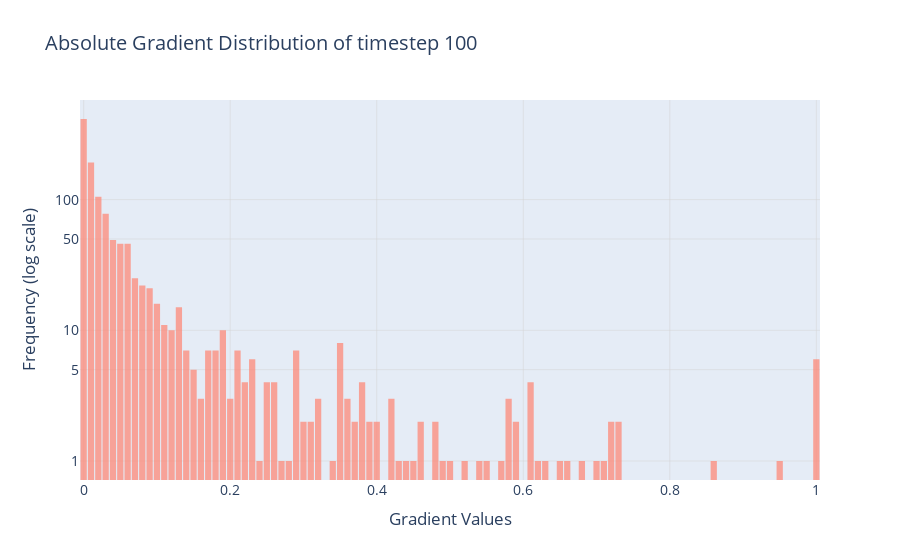

Source (notebook cell):
### Code cell
import pandas as pd
import plotly.express as px

# Read the first column only from the CSV file
df = pd.read_csv("Gradient dataframe.csv", usecols=[100])

# Take absolute values
df = df.abs()

# Filter out all zeros
df_filtered = df[df.iloc[:, 0] != 0]

# Create a histogram using Plotly Express
fig = px.histogram(
    df_filtered,
    x=df.columns[0],  # Use the column name as x-axis
    nbins=100,  # Number of bins
    opacity=0.7,  # Set opacity for transparency
    title='Absolute Gradient Distribution of timestep 100',  # Set title
    labels={'count': 'Frequency', df.columns[0]: 'Gradient Values'},  # Customize labels
    log_y=True ,
    color_discrete_sequence=['rgb(255, 132, 113)'] # Use log scale on y-axis
)

# Customize y-axis ticks and labels
fig.update_yaxes(
    tickvals=[1,5, 10, 50, 100, 1000, 10000],  # Specify the values for ticks
    ticktext=['1','5','10', '50', '100', '1000', '10000'],  # Specify the labels for ticks
)

# Customize layout
fig.update_layout(
    showlegend=False,  # Remove legend
    xaxis_title='Gradient Values',  # X-axis label
    yaxis_title='Frequency (log scale)',  # Y-axis label
    bargap=0.1,  # Set gap between bars
    bargroupgap=0.05,  # Set gap between groups of bars
    font=dict(size=14),  # Set font size
    xaxis=dict(showgrid=True, gridwidth=0.5, gridcolor='lightgrey'),  # Customize x-axis grid
    yaxis=dict(type='log', gridwidth=0.5, gridcolor='lightgrey')  # Customize y-axis with log scale
)

# Show the plot
fig.show()

### Figure 1 — Plotly figure (JSON) as saved in the notebook; plotly's stock layout.template omitted (floating-point values rounded to 4 significant figures; data arrays with more than 128 entries replaced by an {"elided": "..."} marker saying what was removed)
{"data": [{"alignmentgroup": "True", "bingroup": "x", "hovertemplate": "Gradient Values=%{x}<br>count=%{y}<extra></extra>", "legendgroup": "", "marker": {"color": "rgb(255, 132, 113)", "opacity": 0.7, "pattern": {"shape": ""}}, "name": "", "nbinsx": 100, "offsetgroup": "", "orientation": "v", "showlegend": false, "type": "histogram", "x": {"elided": "1200 float values"}, "xaxis": "x", "yaxis": "y"}], "layout": {"bargap": 0.1, "bargroupgap": 0.05, "barmode": "relative", "font": {"size": 14}, "legend": {"tracegroupgap": 0}, "showlegend": false, "title": {"text": "Absolute Gradient Distribution of timestep 100"}, "xaxis": {"anchor": "y", "domain": [0, 1], "gridcolor": "lightgrey", "gridwidth": 0.5, "showgrid": true, "title": {"text": "Gradient Values"}}, "yaxis": {"anchor": "x", "domain": [0, 1], "gridcolor": "lightgrey", "gridwidth": 0.5, "ticktext": ["1", "5", "10", "50", "100", "1000", "10000"], "tickvals": [1, 5, 10, 50, 100, 1000, 10000], "title": {"text": "Frequency (log scale)"}, "type": "log"}}}
